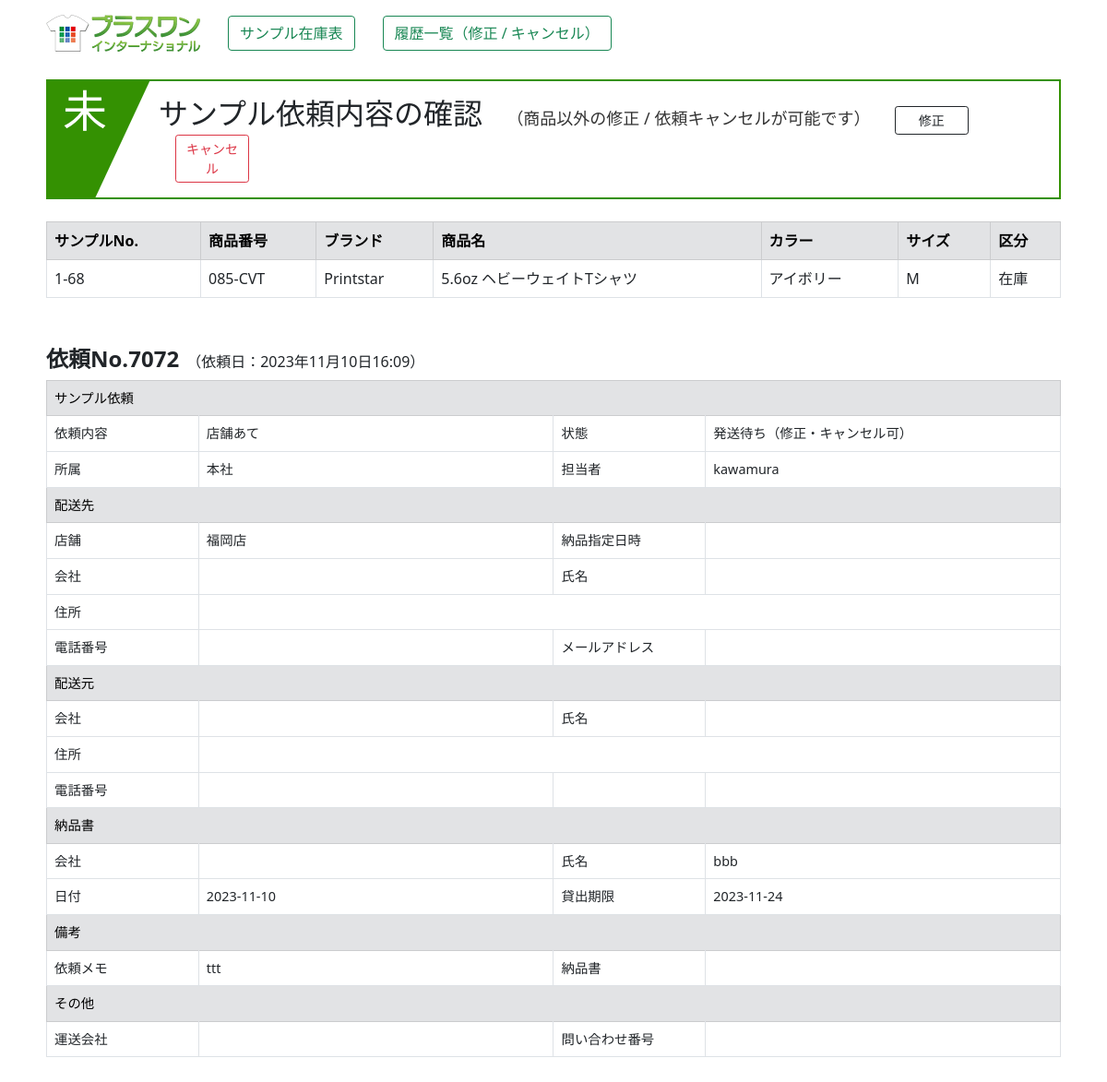
Before: /rireki_kakunin/313 with the older database file.
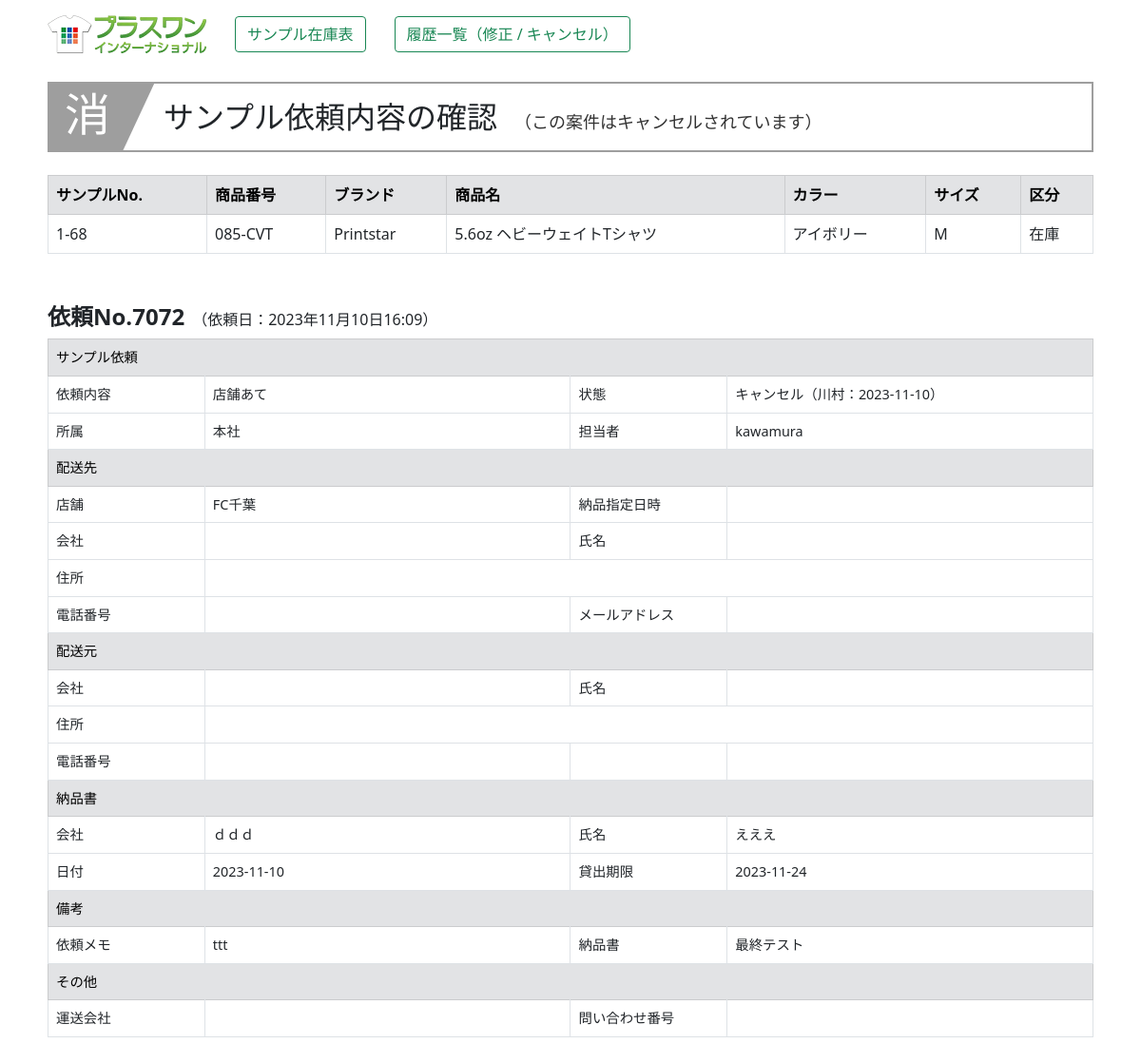
After: the same page with the newer database file.
### zaiko/models.py (models this page shows, shortened)
class Rireki_rental(models.Model):
    irai_num=models.IntegerField("依頼No",null=False)
    irai_type=models.IntegerField("内容")
    rental_day=models.DateTimeField("依頼日",auto_now_add=True)
    shozoku=models.CharField("所属",max_length=30,blank=True)
    tantou=models.CharField("担当者",max_length=30,blank=True)
    haisou_tempo=models.CharField("配送店舗",max_length=30,blank=True)
    haisou_deliday=models.CharField("配送指定日",max_length=30,null=True,blank=True,default="")
    haisou_delitime=models.CharField("時間指定",max_length=30,null=True,blank=True,default="")
    haisou_com=models.CharField("会社名",max_length=30,blank=True)
    haisou_cus=models.CharField("名前",max_length=30,blank=True)
    haisou_yubin=models.CharField("郵便番号",max_length=30,blank=True)
    haisou_pref=models.CharField("都道府県",max_length=10,blank=True)
    haisou_city=models.CharField("市区町村",max_length=30,blank=True)
    haisou_banchi=models.CharField("番地",max_length=30,blank=True)
    haisou_build=models.CharField("建物名",max_length=30,blank=True)
    haisou_tel=models.CharField("電話番号",max_length=30,blank=True)
    haisou_tel_kensaku=models.CharField("電話番号_検索",max_length=30,blank=True)
    haisou_mail=models.CharField("メールアドレス",max_length=100,blank=True)
    haisou_com_m=models.CharField("会社名_元",max_length=30,blank=True)
    haisou_cus_m=models.CharField("名前_元",max_length=30,blank=True)
    haisou_yubin_m=models.CharField("郵便番号_元",max_length=30,blank=True)
    haisou_pref_m=models.CharField("都道府県_元",max_length=10,blank=True)
    haisou_city_m=models.CharField("市区町村_元",max_length=30,blank=True)
    haisou_banchi_m=models.CharField("番地_元",max_length=30,blank=True)
    haisou_build_m=models.CharField("建物名_元",max_length=30,blank=True)
    haisou_tel_m=models.CharField("電話番号_元",max_length=30,blank=True)
    nouhin_com=models.CharField("納品書会社名",max_length=30,blank=True)
    nouhin_cus=models.CharField("納品書名前",max_length=30,blank=True)
    nouhin_day=models.CharField("納品書日付",max_length=30,null=True,blank=True,default="")
    rental_maxday=models.CharField("貸出期限",max_length=30,null=True,blank=True,default="")
    bikou1=models.TextField("備考（納品）",blank=True)
    bikou2=models.TextField("備考（依頼）",blank=True)
    status=models.IntegerField("状態",default=0)
    unsou_com=models.CharField("運送会社",max_length=20,null=True,blank=True,default="")
    unsou_num=models.CharField("問い合わせ番号",max_length=20,null=True,blank=True,default="")
    cancel_day=models.CharField("キャンセル日",max_length=30,null=True,blank=True,default="")
    cancel_name=models.CharField("キャンセル担当",max_length=30,null=True,blank=True,default="")

### zaiko/views.py (the view)
# urls.py: path('rireki_kakunin/<int:pk>', rireki_kakunin, name="rireki_kakunin"),
def rireki_kakunin(request,pk):
    request.session["shusei_pk"]=pk
    irai_detail=Rireki_rental.objects.get(pk=pk)
    status=irai_detail.status
    if status==0: #success.htmlのタイトル用
        kubun="kakunin_ok"
    elif status==1:
        kubun="junbi"
    else:
        kubun="kakunin_no"
    irai_num=irai_detail.irai_num
    items=Rireki_shouhin.objects.filter(irai_num=irai_num).values_list("irai_hontai_num",flat=True)
    irai_shouhin_list=list(items)
    data=[]
    for i in irai_shouhin_list:
        data2={}
        shouhin=Shouhin.objects.get(hontai_num=i)
        data2["hontai_num"]=shouhin.hontai_num
        data2["sample_num"]=shouhin.sample_num
        data2["shouhin_num"]=shouhin.shouhin_num
        data2["brand"]=shouhin.brand
        data2["shouhin_name"]=shouhin.shouhin_name
        data2["color"]=shouhin.color
        data2["size"]=shouhin.size
        data2["kubun"]=Rireki_shouhin.objects.get(irai_num=irai_num,irai_hontai_num=i).irai_hontai_kubun
        data2["henkyaku"]=Rireki_shouhin.objects.get(irai_num=irai_num,irai_hontai_num=i).henkyaku
        data2["henkyaku_day"]=Rireki_shouhin.objects.get(irai_num=irai_num,irai_hontai_num=i).henkyaku_day
        data.append(data2)
    kanri=0
    if request.user.username == "p1masao":
        kanri=1
    params={
            "irai_shouhin_list":data,
            "irai_detail":irai_detail,
            "kubun":kubun,
            "kanri":kanri,
        }
    return render(request,"zaiko/success.html",params)

### zaiko/templates/zaiko/success.html (shortened to what the changed rows need)
{% load static %}
<!DOCTYPE html>
<html lang="ja">
<head>
    <link rel="stylesheet" href="{% static 'main.css' %}">
    <link href="https://cdn.jsdelivr.net/npm/bootstrap@5.0.2/dist/css/bootstrap.min.css" rel="stylesheet">
    <link rel="stylesheet" href="https://cdn.jsdelivr.net/npm/bootstrap-icons@1.8.0/font/bootstrap-icons.css">
</head>
<body>
    <div class="container mt-3 mb-5">
        <div style="margin: 0 auto; justify-content: center; width: 1100px;">
            <div style="margin-top: 30px;">
                {% if kubun == "new" %}
                    <div class="title03">
                        <h2><span class="number">03</span>サンプル依頼が完了しました</h2>
                    </div>
                {% elif kubun == "kakunin_ok" %}
                    <div class="title03">
                        <h2><span class="number">未</span>サンプル依頼内容の確認
                            <span>（商品以外の修正 / 依頼キャンセルが可能です）</span>
                            <span><button type="button" class="btn btn-outline-dark btn-sm" id="shusei" style="width: 80px;">修正</button></span>
                            <span><button type="button" class="btn btn-outline-danger btn-sm" id="cancel" style="width: 80px;">キャンセル</button></span>
                        </h2>
                    </div>
                {% elif kubun == "kakunin_no" %}
                    <div class="title00">
                        {% if irai_detail.status == 3 %}
                            <h2><span class="number">消</span>サンプル依頼内容の確認<span>（この案件はキャンセルされています）</span></h2>
                        {% elif irai_detail.status == 5 %}
                            <h2><span class="number">完</span>サンプル依頼内容の確認<span>（この案件は既に返却が完了しています）</span></h2>
                        {% else %}
                            <h2><span class="number">済</span>サンプル依頼内容の確認<span>（この案件は既に手配済みです）</span></h2>
                        {% endif %}
                    </div>
                {% elif kubun == "junbi" %}
                    <div class="title04">
                        <h2><span class="number">準</span>サンプル依頼内容の確認<span>（この案件は現在準備中で、まもなく発送されます）</span></h2>
                    </div>
                {% endif %}
            </div>
            <div class="mt-4">
                <table class="table table-bordered">
                    <thead>
                        <tr class="table-secondary">
                            <th>サンプルNo.</th>
                            <th>商品番号</th>
                            <th>ブランド</th>
                            <th>商品名</th>
                            <th>カラー</th>
                            <th>サイズ</th>
                            <th>区分</th>
                        </tr>
                    </thead>
                </table>
            </div>
            <div class="mt-5">
                <div style="width: 1100px; align-items: end;">
                    <span style="font-size: 1.5em; font-weight: bold;">依頼No.{{irai_detail.irai_num}}</span>　（依頼日：{{irai_detail.rental_day}}）
                </div>
                <table class="table table-bordered" style="margin-top: 5px; font-size: 0.9em; width: 1100px;">
                    <tr class="table-secondary"><td colspan="4">サンプル依頼</td></tr>
                        <td style="width: 15%;">依頼内容</td>
                        <td style="width: 35%;">
                            {% if irai_detail.irai_type == 0 %}
                                顧客あて
                            {% elif irai_detail.irai_type == 1 %}
                                店舗あて
                            {% else %}
                                キープ
                            {% endif %}
                        </td>
                        <td style="width: 15%;">状態</td>
                        <td style="width: 35%;">
                            {% if irai_detail.status == 0 %}
                                発送待ち（修正・キャンセル可）
                            {% elif irai_detail.status == 1 %}
                                発送準備中
                            {% elif irai_detail.status == 2 %}
                                発送完了
                            {% elif irai_detail.status == 3 %}
                                キャンセル（{{irai_detail.cancel_name}}：{{irai_detail.cancel_day}}）
                            {% elif irai_detail.status == 5 %}
                                返却済み
                            {% endif %}
                        </td>
                    <tr>
                        <td>所属</td><td id="shozoku">{{irai_detail.shozoku}}</td>
                        <td>担当者</td><td id="tantou">{{irai_detail.tantou}}</td>
                    </tr>
                    <tr class="table-secondary"><td colspan="4">配送先</td></tr>
                    <tr>
                        <td>店舗</td><td>{{irai_detail.haisou_tempo}}</td>
                        <td>納品指定日時</td>
                        <td>
                        </td>
                    </tr>
                    <tr>
                        <td>会社</td><td>{{irai_detail.haisou_com}}</td>
                        <td>氏名</td><td>{{irai_detail.haisou_cus}}</td>
                    </tr>
                    <tr>
                        <td>住所</td>
                        <td colspan="3">
                        </td>
                    </tr>
                    <tr>
                        <td>電話番号</td><td>{{irai_detail.haisou_tel}}</td>
                        <td>メールアドレス</td><td>{{irai_detail.haisou_mail}}</td>
                    </tr>
                    <tr class="table-secondary"><td colspan="4">配送元</td></tr>
                    <tr>
                        <td>会社</td><td>{{irai_detail.haisou_com_m}}</td>
                        <td>氏名</td><td>{{irai_detail.haisou_cus_m}}</td>
                    </tr>
                    <tr>
                        <td>住所</td>
                        <td colspan="3">
                        </td>
                    </tr>
                    <tr>
                        <td>電話番号</td><td>{{irai_detail.haisou_tel_m}}</td>
                        <td></td><td></td>
                    </tr>
                    <tr class="table-secondary"><td colspan="4">納品書</td></tr>
                    <tr>
                        <td>会社</td><td>{{irai_detail.nouhin_com}}</td>
                        <td>氏名</td><td>{{irai_detail.nouhin_cus}}</td>
                    </tr>
                    <tr>
                        <td>日付</td><td>{{irai_detail.nouhin_day}}</td>
                        <td>貸出期限</td><td>{{irai_detail.rental_maxday}}</td>
                    </tr>
                    <tr class="table-secondary"><td colspan="4">備考</td></tr>
                    <tr>
                        <td>依頼メモ</td><td>{{irai_detail.bikou2 | linebreaksbr}}</td>
                        <td>納品書</td><td>{{irai_detail.bikou1 | linebreaksbr}}</td>
                    </tr>
                    <tr class="table-secondary"><td colspan="4">その他</td></tr>
                    <tr>
                        <td>運送会社</td><td>{{irai_detail.unsou_com}}</td>
                        <td>問い合わせ番号</td><td>{{irai_detail.unsou_num}}</td>
                    </tr>
                </table>
            </div>
        </div>
    </div>
</body>
</html>

Changed rows visible on the page:
changed Rireki_rental "本社": status 0 → 3 (drawn); cancel_name (not shown) → "川村"; cancel_day (not shown) → "2023-11-10"; haisou_tempo "福岡店" → "FC千葉"; nouhin_com (not shown) → "ｄｄｄ"; nouhin_cus "bbb" → "えええ"; bikou1 (not shown) → "最終テスト"
Other visible differences:
text no longer shown: "未 （商品以外の修正 / 依頼キャンセルが可能です） 修正 キャンセル 発送待ち（修正・キャンセル可）"
text now shown: "消 （この案件はキャンセルされています） キャンセル（ ： ）"
